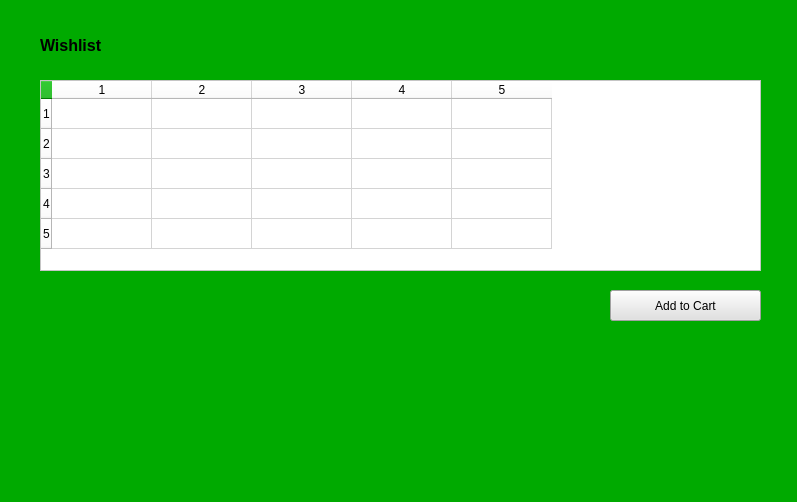
<?xml version="1.0" encoding="UTF-8"?>
<ui version="4.0">
 <class>Form</class>
 <widget class="QWidget" name="Form">
  <property name="geometry">
   <rect>
    <x>0</x>
    <y>0</y>
    <width>797</width>
    <height>502</height>
   </rect>
  </property>
  <property name="windowTitle">
   <string>Form</string>
  </property>
  <property name="styleSheet">
   <string notr="true">background-color: rgb(0, 170, 0);</string>
  </property>
  <widget class="QWidget" name="listWishlist" native="true">
   <property name="geometry">
    <rect>
     <x>0</x>
     <y>0</y>
     <width>801</width>
     <height>491</height>
    </rect>
   </property>
   <widget class="QPushButton" name="addToCart">
    <property name="geometry">
     <rect>
      <x>610</x>
      <y>290</y>
      <width>151</width>
      <height>31</height>
     </rect>
    </property>
    <property name="styleSheet">
     <string notr="true">background-color: rgb(225, 225, 225);</string>
    </property>
    <property name="text">
     <string>Add to Cart</string>
    </property>
   </widget>
   <widget class="QTableWidget" name="tabelWishlist">
    <property name="geometry">
     <rect>
      <x>40</x>
      <y>80</y>
      <width>721</width>
      <height>191</height>
     </rect>
    </property>
    <property name="styleSheet">
     <string notr="true">background-color: rgb(255, 255, 255);</string>
    </property>
    <property name="rowCount">
     <number>5</number>
    </property>
    <property name="columnCount">
     <number>5</number>
    </property>
    <row/>
    <row/>
    <row/>
    <row/>
    <row/>
    <column/>
    <column/>
    <column/>
    <column/>
    <column/>
   </widget>
  </widget>
  <widget class="QLabel" name="label_7">
   <property name="geometry">
    <rect>
     <x>40</x>
     <y>20</y>
     <width>91</width>
     <height>51</height>
    </rect>
   </property>
   <property name="font">
    <font>
     <pointsize>12</pointsize>
     <weight>75</weight>
     <bold>true</bold>
    </font>
   </property>
   <property name="text">
    <string>Wishlist</string>
   </property>
  </widget>
 </widget>
 <resources/>
 <connections/>
</ui>
